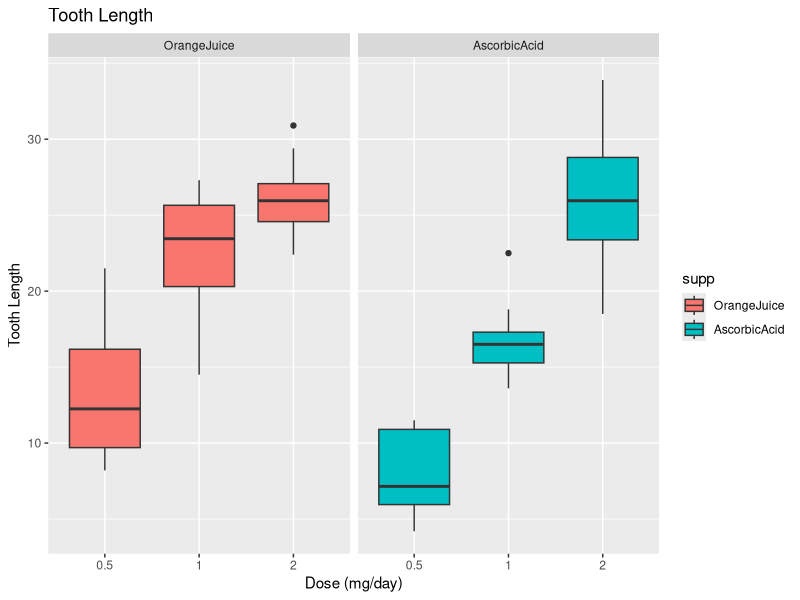

Source code (R):
## ---- chunk 1
library(datasets)
library(ggplot2)
head(ToothGrowth)
tail(ToothGrowth)
summary(ToothGrowth)
str(ToothGrowth)
## ---- chunk 2
data <- ToothGrowth
levels(data$supp) <- c("OrangeJuice", "AscorbicAcid")
g <- ggplot(data, aes(x = factor(dose), y = len))
g <- g + facet_grid(.~supp)
g <- g + geom_boxplot(aes(fill = supp))
g <- g + labs(title = "Tooth Length")
g <- g + labs(x = "Dose (mg/day)", y = "Tooth Length")
print(g)
## ---- chunk 3
h0.5 <- t.test(len ~ supp, data = subset(data, dose == 0.5))
h0.5$conf.int
h0.5$p.value
## ---- chunk 4
h1 <- t.test(len ~ supp, data = subset(data, dose == 1))
h1$conf.int
h1$p.value
## ---- chunk 5
h2 <- t.test(len ~ supp, data = subset(data, dose == 2))
h2$conf.int
h2$p.value
